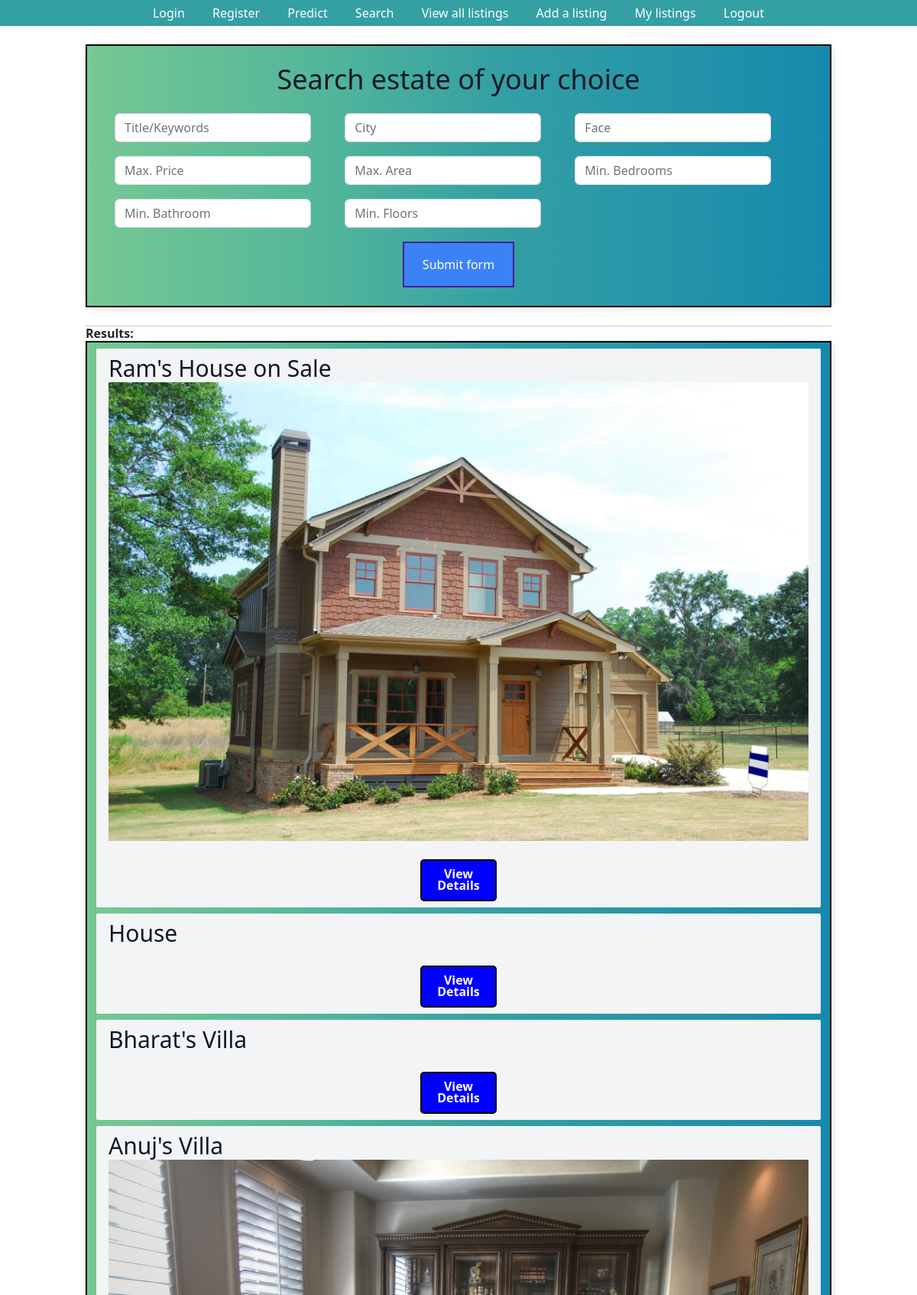
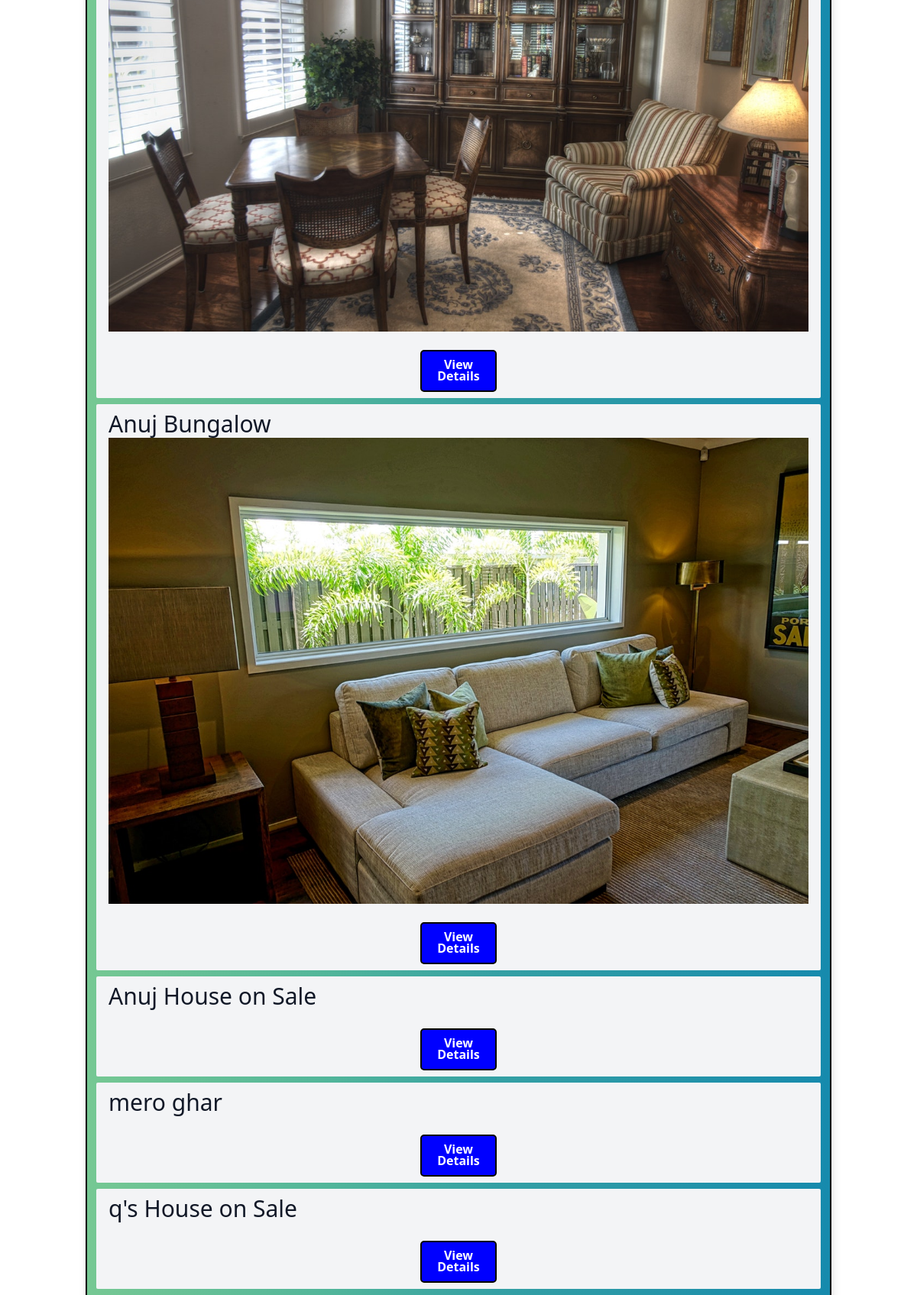
Page /listing_search (upper part) on the committed database (2 pictures, top to bottom).
### listings/models.py (models this page shows, shortened)
class Listing(models.Model):
    Title = models.CharField(max_length=30, default='House on Sale')
    Location = models.CharField(max_length=30, default='Kalanki')
    City = models.CharField(max_length=30, default='Kathmandu')
    Price = models.IntegerField(default=9999999)
    Bedroom = models.IntegerField(default=0)
    Bathroom = models.IntegerField(default=0)
    Floors = models.IntegerField(default=1)
    Parking = models.IntegerField(default=0)
    Face = models.CharField(max_length=30)
    Area = models.IntegerField(default=100)
    Road_Width = models.IntegerField(default=0)
    Road_Type = models.CharField(max_length=30)
    Build_Area = models.IntegerField(default=0)
    Amenities = models.CharField(max_length=30)
    Contact_number = models.IntegerField(default=9845654321)
    Contact_mail = models.CharField(max_length=30, default='admin@gmail.com')
    Image = models.ImageField()
    user = models.ForeignKey(User, on_delete=models.SET_NULL,null=True)
    is_sold = models.BooleanField(default=False)

### listings/views.py (the view)
# urls.py: path('listing_search', listing_search, name='listing_search')
def listing_search(request):
    queryset_list=Listing.objects.all()
    if 'Title' in request.GET:
        Title = request.GET['Title']
        if Title:
            queryset_list = queryset_list.filter(Title__icontains = Title)
    else:
        Title = ''
    if 'City' in request.GET:
        city = request.GET['City']
        print(city)
        if city:
            queryset_list=queryset_list.filter(City__iexact = city)
    else:
        city = ''
    if 'Face' in request.GET:
        Face = request.GET['Face']
        if Face:
            queryset_list=queryset_list.filter(Face__iexact = Face)
    else:
        Face = ''
    if 'Bedroom' in request.GET:
        Bedroom = request.GET['Bedroom']
        if Bedroom:
            queryset_list=queryset_list.filter(Bedroom__gte=Bedroom)
    else:
        Bedroom = ''
    if 'Bathroom' in request.GET:
        Bathroom = request.GET['Bathroom']
        if Bathroom:
            queryset_list=queryset_list.filter(Bathroom__gte=Bathroom)
    else:
        Bathroom = ''
    if 'Floors' in request.GET:
        Floors = request.GET['Floors']
        if Floors:
            queryset_list=queryset_list.filter(Floors__gte=Floors)
    else:
        Floors = ''
    if 'Area' in request.GET:
        Area = request.GET['Area']
        if Area:
            queryset_list=queryset_list.filter(Area__lte=Area)
    else:
        Area = ''
    if 'Price' in request.GET:
        Price = request.GET['Price']
        if Price:
            queryset_list=queryset_list.filter(Price__lte=Price)
    else:
        Price = ''
    context={
        'listings':queryset_list, 'Price':Price, 'Area':Area, 'Floors':Floors, 'Bathroom':Bathroom, 'Bedroom':Bedroom,
        'Face':Face, 'City': city, 'Title': Title
    }
    return render(request, "listing_search.html", context)

### templates/listing_search.html (shortened to what this page needs)
{% extends "base.html" %}
{% block content %}
<div class="container"><br>
<center><h1 class="text-4xl text-gray-900">Search estate of your choice</h1></center><br>
<div>
    <form class="form-inline" action="{% url 'listing_search' %}" method="get" enctype="multipart/form-data">
        <div class="form-check form-check-inline">
            <div class="col-md-18 mb-3">
                <input type="text" name="Title" class="form-control" placeholder="Title/Keywords"  value="{{ Title}}">
            </div>
        </div>
        <div class="form-check form-check-inline">
            <div class="col-md-18 mb-3">
                <input type="text" name="City" class="form-control" placeholder="City"  value="{{ City}}">
            </div>
        </div>
        <div class="form-check form-check-inline">
            <div class="col-md-18 mb-3">
                <input type="text" name="Face" class="form-control" placeholder="Face"  value="{{ Face}}">
            </div>
        </div>
        <div class="form-check form-check-inline">
            <div class="col-md-18 mb-3">
                <input type="text" name="Price" class="form-control" placeholder="Max. Price"  value="{{ Price}}">
            </div>
        </div>
        <div class="form-check form-check-inline">
            <div class="col-md-18 mb-3">
                <input type="text" name="Area" class="form-control" placeholder="Max. Area"  value="{{ Area}}">
            </div>
        </div>
        <div class="form-check form-check-inline">
            <div class="col-md-18 mb-3">
                <input type="text" name="Bedroom" class="form-control" placeholder="Min. Bedrooms"  value="{{ Bedroom}}">
            </div>
        </div>
        <div class="form-check form-check-inline">
            <div class="col-md-18 mb-3">
                <input type="text" name="Bathroom" class="form-control" placeholder="Min. Bathroom"  value="{{ Bathroom}}">
            </div>
        </div>
        <div class="form-check form-check-inline">
            <div class="col-md-18 mb-3">
                <input type="text" name="Floors" class="form-control" placeholder="Min. Floors"  value="{{ Floors}}">
            </div>
        </div>
        <center><button class="flex items-center px-4 py-3 text-white bg-blue-500 hover:bg-blue-400 border-2 border-violet-900" type="submit">Submit form</button></center>
        <br>
    </form>
</div>
</div>
<br><hr><h1><strong>Results:</strong></h1>
<div class = "container">
    {% if listings %}
    {% for listing in listings %}
    <div class="mt-2 px-3 py-2 bg-gray-100 rounded-sm">
        <h3 class="text-3xl text-gray-900">{{ listing.Title }}</h3>
        {% if listing.Image %}
        <img src="{{ listing.Image.url }}" alt="">
        {% endif %}
        <br>
        <center><a class="button" href="/listings/{{ listing.id }}/">View Details</a></center>
    </div>
    {% endfor %}
    {% else %}
    <div class="col-md-12">
    <p>No Listings Available</p>
    </div>
    {% endif %}
</div>
{% endblock content %}

### templates/base.html (style rules this page uses)
.button { display: inline-block; width: 100px; height: 55px; background: blue !important; padding: 10px; text-align: center; border-radius: 5px; color: white; font-weight: bold; line-height: 15px; text-decoration: none; border: 2px solid #000; }
.container { max-width: 1550px; margin: auto; background-color: rgba(136, 5, 5, 0.421); -webkit-box-shadow: 2px 2px 13px -4px rgba(0, 0, 0, 0.21); box-shadow: 2px 2px 13px -4px rgba(0, 0, 0, 0.21); background: linear-gradient(90deg, #76C893 0%, #52B69A 32%, #34A0A4 55%, #168AAD 100%); border: 2px solid #000 }

### rows in the picture
Listing: Title "Ram's House on Sale", Image (picture)
Listing: Title "House"
Listing: Title "Bharat's Villa"
Listing: Title "Anuj's Villa", Image (picture)
Listing: Title "Anuj Bungalow", Image (picture)
Listing: Title "Anuj House on Sale"
Listing: Title "mero ghar"
Listing: Title "q's House on Sale"
